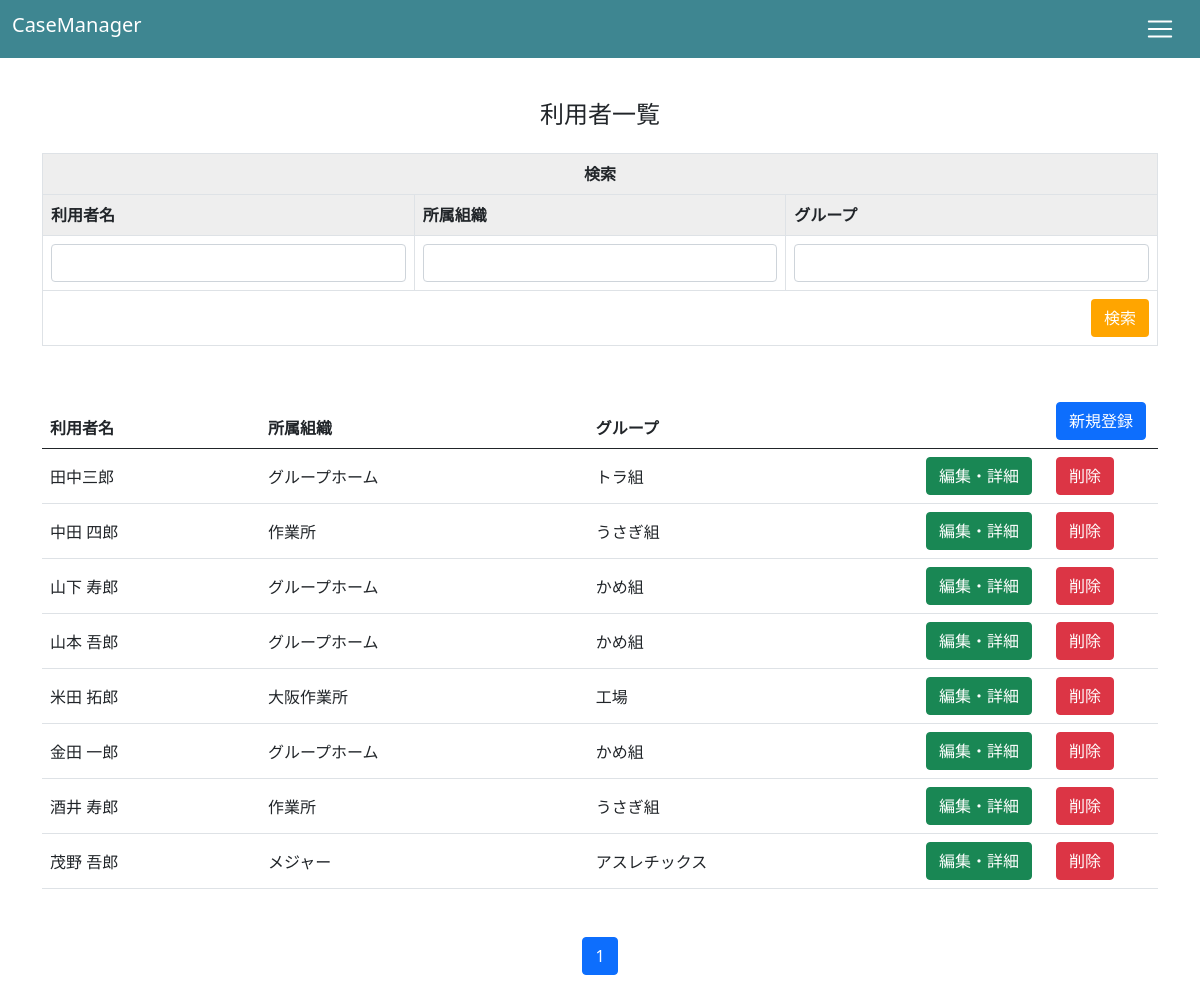
The page /user/index (signed in) on the database its author committed.
### main/models.py (models this page shows, shortened)
class UserOfFacility(models.Model):
    user_id = models.IntegerField(default=0)
    name = models.CharField(max_length=50)
    organization = models.CharField(max_length=100)
    group = models.CharField(max_length=100)
    address = models.TextField(default="", max_length=300)
    tel = models.CharField(max_length=11)
    mail = models.CharField(max_length=30)
    handicap_name = models.TextField(default="", max_length=300)
    handicap_level = models.IntegerField(blank=True, null=True)

### main/views.py (the view)
# urls.py: path('user/index', views.Index.as_view(), name='index'),
class Index(ListView):
    template_name = 'user/index.html'
    context_object_name = 'users'
    paginate_by = 10
    def get_queryset(self):
        name_query = self.request.GET.get('name')
        organization_query = self.request.GET.get('organization')
        group_query = self.request.GET.get('group')
        def validSearch():
            if queryset.count() <= 0:
                messages.add_message(self.request, messages.ERROR, "検索に一致するデータがありません。")
        queryset = UserOfFacility.objects.filter(user_id=self.request.session['user_id'])
        if name_query:
            queryset = queryset.filter(Q(name__icontains=name_query))
            validSearch()
        elif organization_query:
            queryset = queryset.filter(Q(organization__icontains=organization_query))
            validSearch()
        elif group_query:
            queryset = queryset.filter(Q(group__icontains=group_query))
            validSearch()
        return queryset

### main/templates/user/index.html
{% extends 'base.html' %}
{% block content %}
    <h2 class="title mb-4">利用者一覧</h2>
    {% include "user/search.html" %}
    {% include "user/list.html" %}
    {% include "pagination.html" %}
{% endblock %}

### main/templates/base.html (shortened to what this page needs)
<!doctype html>
{% load static %}
<html>
    <head>
        <link href="https://cdn.jsdelivr.net/npm/bootstrap@5.0.2/dist/css/bootstrap.min.css" rel="stylesheet"
        >
        <link rel="stylesheet" href="{% static 'css/style.css' %}">
    </head>
    <body>
        {% include "header.html" %}
        <div class="container">
            {% block content %}{% endblock %}
        </div>
    </body>
</html>

### main/templates/header.html (shortened to what this page needs)
<nav class="navbar fixed-top header-background">
    <div class="container-fluid">
        <h2 class="navbar-brand color-white">CaseManager</h2>
        {% if request.user.is_authenticated %}
            <button class="navbar-toggler" type="button" data-bs-toggle="offcanvas" data-bs-target="#offcanvasNavbar" aria-controls="offcanvasNavbar">
                <span class="navbar-toggler-icon"></span>
            </button>
        {% endif %}
    </div>
</nav>

### main/templates/user/search.html
<table class="table table-bordered mb-5">
    <thead style="background-color: #eee;">
        <tr>
            <th colspan="3" class="search-th">検索</th>
        </tr>
        <tr>
            <th>利用者名</th>
            <th>所属組織</th>
            <th>グループ</th>
        </tr>
    </thead>
    <tbody>
        <form method="get">
            <tr>
                <td>
                    <input class="form-control" type="search" value="{{ request.GET.query }}" name="name" type="text">
                </td>
                <td>
                    <input class="form-control" type="search" value="{{ request.GET.query }}" name="organization" type="text">
                </td>
                <td>
                    <input class="form-control" type="search" value="{{ request.GET.query }}" name="group" type="text">
                </td>
            </tr>
            <tr>
                <td colspan="3" class="text-end">
                    <button class="btn search-btn">検索</button>
                </td>
            </tr>
        </form>
    </tbody>
</table>

### main/templates/user/list.html
<table class="table mb-5">
    <thead>
        <th>利用者名</th>
        <th>所属組織</th>
        <th>グループ</th>
        <th class="w-130"></th>
        <th class="w-110">
            <a href="{% url 'create' %}" class="btn btn-primary">新規登録</a>
        </th>
    </thead>
    <tbody>
        {% for item in users %}
            <tr>
                <td class="pt-1">{{ item.name }}</td>
                <td class="pt-1">{{ item.organization }}</td>
                <td class="pt-1">{{ item.group }}</td>
                <td>
                    <a href="{% url 'update' item.id %}" class="btn btn-success">編集・詳細</a>
                </td>
                <td>
                    <form id="deleteUserForm" action="{% url 'delete' item.id %}" method="POST">{% csrf_token %}
                        <button class="btn btn-danger deleteUser" type="submit" value="delete">削除</button>
                    </form>
                </td>
            </tr>
        {% endfor %}
    </tbody>
</table>

### main/templates/pagination.html (shortened to what this page needs)
<ul class="pagination" style="justify-content: center;">
    {% for num in page_obj.paginator.page_range %}
        {% if page_obj.number == num %}
            <li class="page-item active"><a class="page-link" href="#!">{{ num }}</a></li>
        {% else %}
            <li class="page-item"><a class="page-link" href="?page={{ num }}">{{ num }}</a></li>
        {% endif %}
    {% endfor %}
</ul>

### main/static/css/style.css (style rules this page uses)
.color-white { color: #fff; }
.w-110 { width: 110px; }
.w-130 { width: 130px; }
.pt-1 { padding-top: 1rem !important; }
.title { text-align: center; font-size: 1.5rem; }
body { margin-top: 100px; }
.header-background { background-color: #3e8691; }
.search-th { text-align: center; font-size: 1rem; }
.search-btn { background-color: #FFA500; color: #fff; }

### rows shown on the page
UserOfFacility: name "田中三郎", organization "グループホーム", group "トラ組"
UserOfFacility: name "中田 四郎", organization "作業所", group "うさぎ組"
UserOfFacility: name "山下 寿郎", organization "グループホーム", group "かめ組"
UserOfFacility: name "山本 吾郎", organization "グループホーム", group "かめ組"
UserOfFacility: name "米田 拓郎", organization "大阪作業所", group "工場"
UserOfFacility: name "金田 一郎", organization "グループホーム", group "かめ組"
UserOfFacility: name "酒井 寿郎", organization "作業所", group "うさぎ組"
UserOfFacility: name "茂野 吾郎", organization "メジャー", group "アスレチックス"

### other values the page prints
{{ num }} "1"
